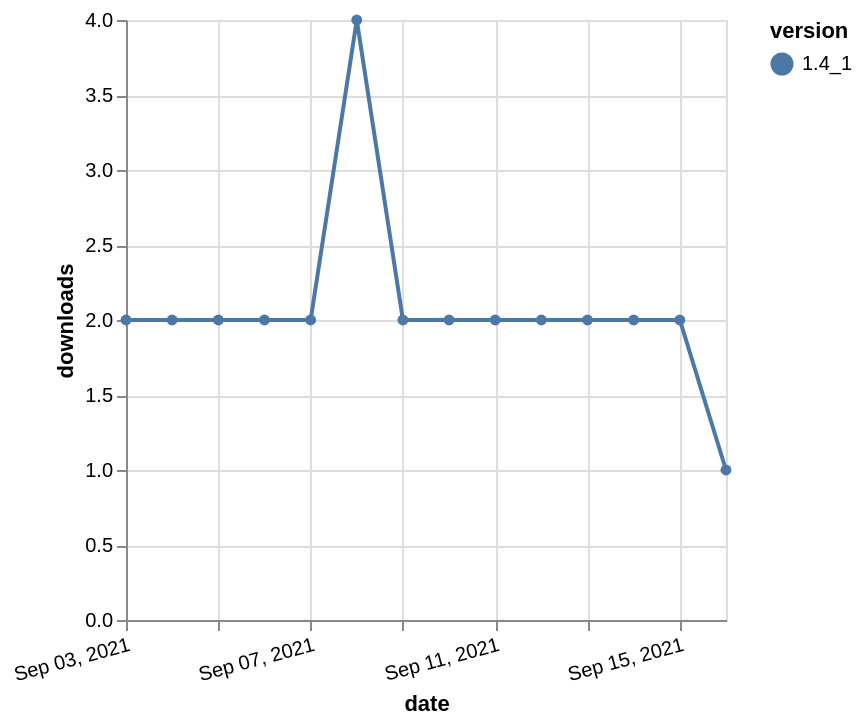

Write the Vega-Lite specification saved for this chart.
### Vega-Lite specification from a JSON file in a GitHub repository (floating-point values rounded to 4 significant figures)
{"$schema": "https://vega.github.io/schema/vega-lite/v5.json", "description": "A simple bar chart with embedded data.", "data": {"values": [{"date": "2021-09-03", "total": 2268, "delta": 2, "version": "1.4_1"}, {"date": "2021-09-04", "total": 2270, "delta": 2, "version": "1.4_1"}, {"date": "2021-09-05", "total": 2272, "delta": 2, "version": "1.4_1"}, {"date": "2021-09-06", "total": 2274, "delta": 2, "version": "1.4_1"}, {"date": "2021-09-07", "total": 2276, "delta": 2, "version": "1.4_1"}, {"date": "2021-09-08", "total": 2280, "delta": 4, "version": "1.4_1"}, {"date": "2021-09-09", "total": 2282, "delta": 2, "version": "1.4_1"}, {"date": "2021-09-10", "total": 2284, "delta": 2, "version": "1.4_1"}, {"date": "2021-09-11", "total": 2286, "delta": 2, "version": "1.4_1"}, {"date": "2021-09-12", "total": 2288, "delta": 2, "version": "1.4_1"}, {"date": "2021-09-13", "total": 2290, "delta": 2, "version": "1.4_1"}, {"date": "2021-09-14", "total": 2292, "delta": 2, "version": "1.4_1"}, {"date": "2021-09-15", "total": 2294, "delta": 2, "version": "1.4_1"}, {"date": "2021-09-16", "total": 2295, "delta": 1, "version": "1.4_1"}]}, "width": "container", "mark": {"type": "line", "point": {"filled": true}}, "encoding": {"x": {"field": "date", "type": "temporal", "timeUnit": "yearmonthdate", "title": "date", "axis": {"labelAngle": -15}}, "y": {"field": "delta", "type": "quantitative", "title": "downloads"}, "color": {"field": "version", "type": "nominal"}, "tooltip": {"field": "delta"}}}
